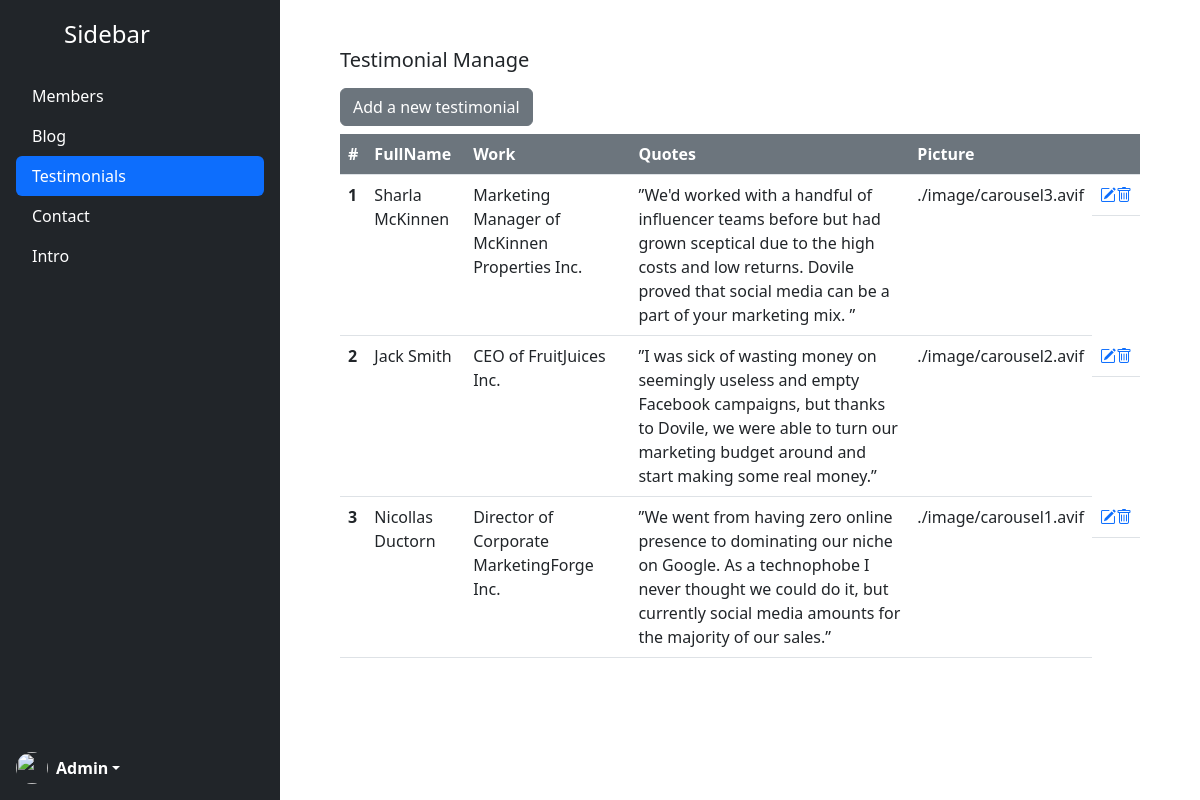
The app's page /admin/testimonial.php with its own data.
### tables this page shows
CREATE TABLE `testimonials` (
  `id` int(11) NOT NULL,
  `full_name` varchar(50) NOT NULL,
  `work` varchar(150) NOT NULL,
  `quotes` text NOT NULL,
  `picture` varchar(100) NOT NULL,
  `id_member` int(11) NOT NULL
);

### admin/function.php (called while the page is built, shortened)
<?php
function getTestimonial(){
    $conn = mysqli_connect("localhost","root","", "btl_cv");
    $sql = 'SELECT * FROM testimonials';
    $result = mysqli_query($conn, $sql);
    $data =[];
    while($row = mysqli_fetch_assoc($result)){
        array_push($data,$row);
    }
    return $data;
}
?>

### admin/testimonial.php (the view, shortened to what this page needs)
<?php
include "function.php";
$testimonials = getTestimonial();
?>
<!DOCTYPE html>
<html lang="en">
<head>
    <link href="https://cdn.jsdelivr.net/npm/bootstrap@5.2.0-beta1/dist/css/bootstrap.min.css" rel="stylesheet">
    <link rel="stylesheet" href="./style.css">
    <link rel="stylesheet" href="https://cdn.jsdelivr.net/npm/bootstrap-icons@1.8.3/font/bootstrap-icons.css">
</head>
<body?>
    <div class="d-flex">
        <div class="d-flex sticky-top flex-column flex-shrink-0 p-3 text-white bg-dark" style="width: 280px; height:100vh;">
            <a href="/" class="d-flex align-items-center mb-3 mb-md-0 me-md-auto text-white text-decoration-none">
                <svg class="bi pe-none me-2" width="40" height="32"><use xlink:href="#bootstrap"/></svg>
                <span class="fs-4">Sidebar</span>
            </a>
            <ul class="nav nav-pills flex-column mb-auto py-4">
                <li class="nav-item">
                    <a href="#" class="nav-link text-white" aria-current="page">
                    Members
                    </a>
                </li>
                <li>
                    <a href="./blog.php" class="nav-link text-white">
                    Blog
                    </a>
                </li>
                <li>
                    <a href="./testimonial.php" class="nav-link active">
                    Testimonials
                    </a>
                </li>
                <li>
                    <a href="./contact.php" class="nav-link text-white">
                    Contact
                    </a>
                </li>
                <li>
                    <a href="./intro.php" class="nav-link text-white">
                    Intro
                    </a>
                </li>
            </ul>
            <div class="dropdown">
                <a href="#" class="d-flex align-items-center text-white text-decoration-none dropdown-toggle" id="dropdownUser1" data-bs-toggle="dropdown" aria-expanded="false">
                    <img src="https://github.com/mdo.png" alt="" width="32" height="32" class="rounded-circle me-2">
                    <strong>Admin</strong>
                </a>
            </div>
        </div>
        <div  class="container-fluid">
        <div class="flex-grow-1">
            <div class="p-5">
                <h5>
                    Testimonial Manage
                </h5>
                <a href="" class="btn btn-secondary my-2" >Add a new testimonial</a>
                <table class="table">
                    <thead class="bg-secondary text-white">
                        <tr>
                            <th scope="col">#</th>
                            <th scope="col">FullName</th>
                            <th scope="col">Work</th>
                            <th scope="col">Quotes</th>
                            <th scope="col">Picture</th>
                            <th scope="col"></th>
                        </tr>
                    </thead>
                    <tbody>
                        <?php
                        $index=1;
                        foreach ($testimonials as $testimonial) {
                        ?>
                        <tr>
                            <th scope="row"><?= $index ?></th>
                            <td><?= $testimonial['full_name'] ?></td>
                            <td><?= $testimonial['work'] ?></td>
                            <td><?= $testimonial['quotes'] ?></td>
                            <td><?= $testimonial['picture'] ?></td>
                            <td class="d-flex">
                                <a href="#"><i class="bi bi-pencil-square"></i></a>
                                <a href="#"><i class="bi bi-trash"></i></a>
                            </td>
                        </tr>
                        <?php
                            $index++;
                        }
                        ?>
                    </tbody>
                </table>
    </div>
</div>
        </div>
    </div>
</body>

### records on screen
testimonials: full_name "Sharla McKinnen", work "Marketing Manager of McKinnen Properties Inc.", quotes "”We'd worked with a handful of influencer teams before but had grown sceptical due to the high costs and low returns. Dovile proved that social media can be a part of your marketing mix. ”", picture "./image/carousel3.avif"
testimonials: full_name "Jack Smith", work "CEO of FruitJuices Inc.", quotes "”I was sick of wasting money on seemingly useless and empty Facebook campaigns, but thanks to Dovile, we were able to turn our marketing budget around and start making some real money.”", picture "./image/carousel2.avif"
testimonials: full_name "Nicollas Ductorn", work "Director of Corporate MarketingForge Inc.", quotes "”We went from having zero online presence to dominating our niche on Google. As a technophobe I never thought we could do it, but currently social media amounts for the majority of our sales.”", picture "./image/carousel1.avif"
